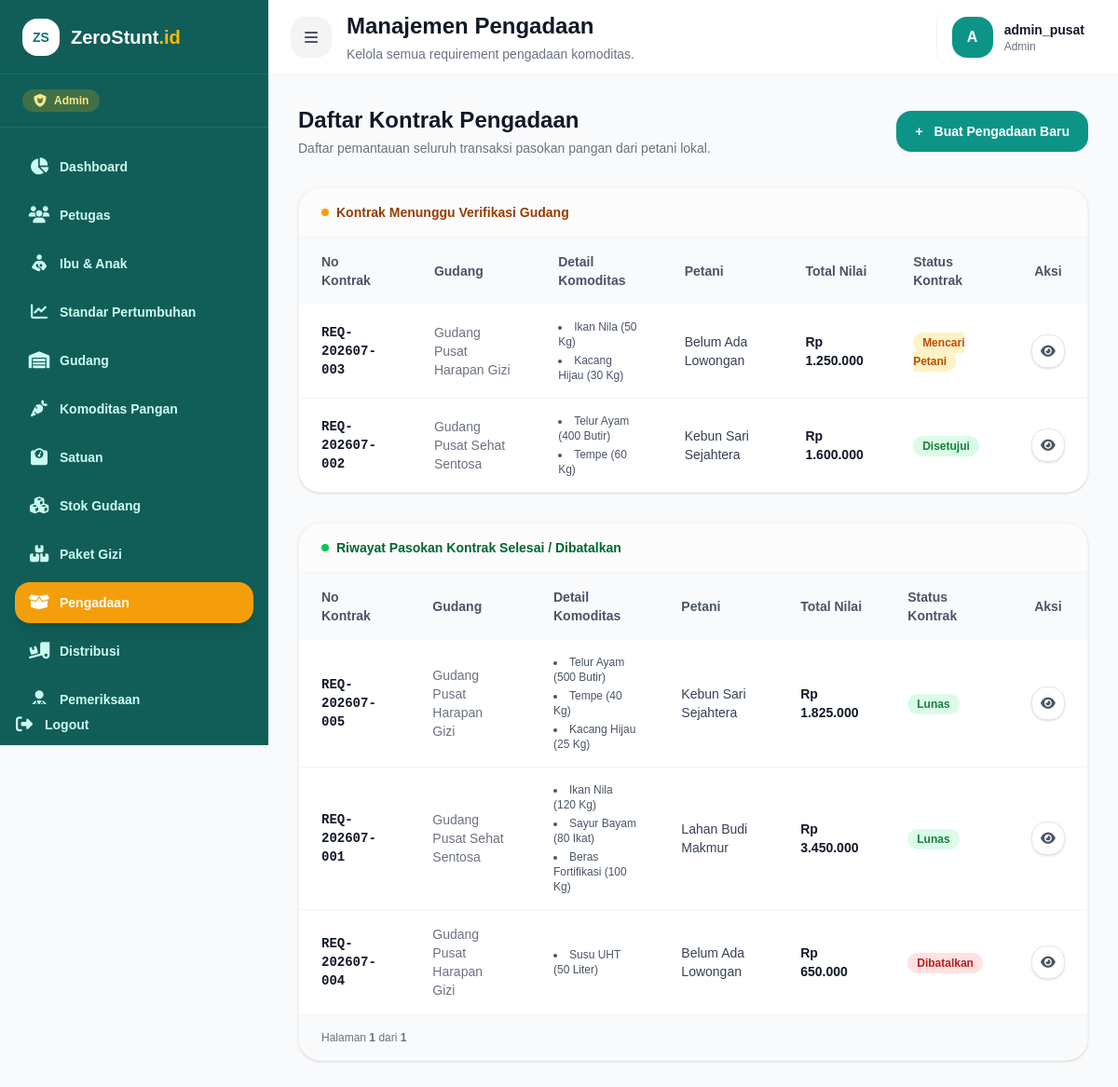
The page /transaksi/pengadaan (signed in) on the database as committed earlier.
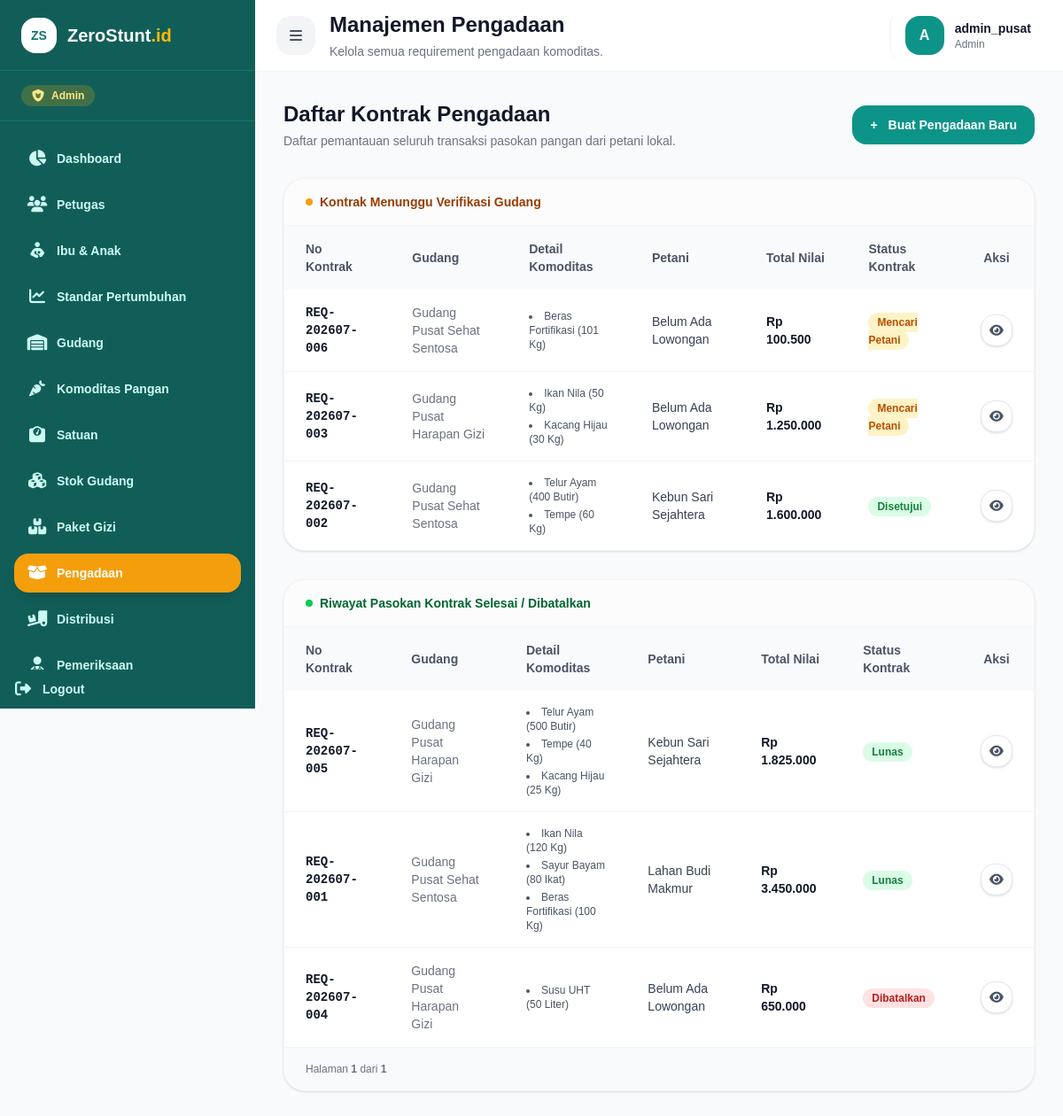
The same page on the database as committed later.
### tables this page shows
CREATE TABLE `t_pengadaan` (
  `id_pengadaan` int NOT NULL,
  `id_petani` int DEFAULT NULL,
  `id_gudang` int NOT NULL,
  `no_kontrak` varchar(30) NOT NULL,
  `tgl_pengadaan` date NOT NULL,
  `total_bayar` decimal(12,2) NOT NULL DEFAULT '0.00',
  `status_bayar` enum('Pending','Lunas') NOT NULL DEFAULT 'Pending',
  `status_kontrak` enum('Mencari Petani','Disetujui','Dibatalkan') NOT NULL DEFAULT 'Mencari Petani',
  `keterangan` text,
  `tgl_created` timestamp NULL DEFAULT CURRENT_TIMESTAMP,
  `tgl_updated` timestamp NULL DEFAULT CURRENT_TIMESTAMP ON UPDATE CURRENT_TIMESTAMP
);

CREATE TABLE `gudang` (
  `id_gudang` int NOT NULL,
  `nama_gudang` varchar(100) NOT NULL,
  `lokasi_gudang` text,
  `jenis_gudang` enum('Pusat','Posyandu') NOT NULL,
  `alamat_lengkap` text,
  `nama_pengelola` varchar(100) DEFAULT NULL,
  `tgl_created` timestamp NULL DEFAULT CURRENT_TIMESTAMP,
  `is_deleted` tinyint(1) NOT NULL DEFAULT '0'
);

CREATE TABLE `t_pengadaan_detail` (
  `id_pengadaan_detail` int NOT NULL,
  `id_pengadaan` int NOT NULL,
  `id_komoditas` int NOT NULL,
  `jumlah` decimal(10,2) NOT NULL,
  `harga_satuan` decimal(10,2) NOT NULL DEFAULT '0.00',
  `subtotal` decimal(12,2) GENERATED ALWAYS AS ((`jumlah` * `harga_satuan`)) STORED
);

CREATE TABLE `komoditas_pangan` (
  `id_komoditas` int NOT NULL,
  `nama_komoditas` varchar(100) NOT NULL,
  `kategori_gizi` varchar(50) DEFAULT NULL,
  `id_satuan` int NOT NULL,
  `deskripsi` text,
  `tgl_created` timestamp NULL DEFAULT CURRENT_TIMESTAMP,
  `is_deleted` tinyint(1) NOT NULL DEFAULT '0'
);

CREATE TABLE `satuan` (
  `id_satuan` int NOT NULL,
  `nama_satuan` varchar(50) NOT NULL,
  `singkat` varchar(10) NOT NULL,
  `tgl_created` timestamp NULL DEFAULT CURRENT_TIMESTAMP,
  `is_deleted` tinyint(1) NOT NULL DEFAULT '0'
);

CREATE TABLE `petani_lokal` (
  `id_petani` int NOT NULL,
  `id_user` int DEFAULT NULL,
  `nama_lahan` varchar(100) NOT NULL,
  `alamat_lahan` text,
  `luas_lahan` decimal(10,2) DEFAULT NULL,
  `satuan_luas` enum('m2','ha') NOT NULL DEFAULT 'ha',
  `jenis_usaha` varchar(100) DEFAULT NULL,
  `status_lahan` enum('Aktif','Nonaktif') NOT NULL DEFAULT 'Aktif',
  `no_rekening` varchar(30) DEFAULT NULL,
  `kapasitas_panen_bulan` decimal(10,2) DEFAULT NULL,
  `deskripsi_lahan` text,
  `tgl_created` timestamp NULL DEFAULT CURRENT_TIMESTAMP,
  `tgl_updated` timestamp NULL DEFAULT CURRENT_TIMESTAMP ON UPDATE CURRENT_TIMESTAMP,
  `deleted_at` datetime DEFAULT NULL
);

### controllers/TransaksiController.php (called while the page is built, shortened)
<?php
require_once '../models/Pengadaan.php';
class TransaksiController
{
    public function pengadaan()
    {
        $role = $_SESSION['role'] ?? '';
        $isAdmin = defined('ROLE_ADMIN') ? $role === ROLE_ADMIN : strtolower($role) === 'admin';
        $isPetani = defined('ROLE_PETANI') ? $role === ROLE_PETANI : strtolower($role) === 'petani';
        $pengadaanModel = new Pengadaan();
        $data = [];
        if ($isPetani) {
            $id_petani = $_SESSION['user_id'];
            $limit = 5;
            $searchAvail = trim($_GET['q_avail'] ?? '');
            $searchTaken = trim($_GET['q_taken'] ?? '');
            $totalAvailAwal = $pengadaanModel->countAvailable();
            $allAvailable = $totalAvailAwal > 0
                ? $pengadaanModel->getAvailablePaginated($totalAvailAwal, 0)
                : [];
            $allAvailable = array_map(function ($item) {
                $detailSearch = '';
                foreach (($item['details'] ?? []) as $det) {
                    $detailSearch .= ' ' . ($det['nama_komoditas'] ?? '');
                    $detailSearch .= ' ' . ($det['jumlah'] ?? '');
                    $detailSearch .= ' ' . ($det['satuan'] ?? '');
                }
                $item['detail_search'] = trim($detailSearch);
                $item['total_bayar_label'] = 'Rp ' . number_format($item['total_bayar'] ?? 0, 0, ',', '.');
                return $item;
            }, $allAvailable);
            $searchedAvailable = SearchHelper::searchArray($allAvailable, $searchAvail, [
                'no_kontrak',
                'nama_gudang',
                'detail_search',
                'total_bayar_label'
            ]);
            $paginationAvail = PaginationHelper::paginateArray($searchedAvailable, $limit, 'p_avail');
            $data['available'] = $paginationAvail['data'];
            $data['total_pages_avail'] = $paginationAvail['total_halaman'];
            $data['current_page_avail'] = $paginationAvail['halaman_aktif'];
            $data['total_data_avail'] = $paginationAvail['total_data'];
            $data['per_halaman_avail'] = $paginationAvail['per_halaman'];
            $data['search_avail'] = $searchAvail;
            $totalTakenAwal = $pengadaanModel->countByPetani($id_petani);
            $allTaken = $totalTakenAwal > 0
                ? $pengadaanModel->getByPetaniPaginated($id_petani, $totalTakenAwal, 0)
                : [];
            $allTaken = array_map(function ($item) {
                $detailSearch = '';
                foreach (($item['details'] ?? []) as $det) {
                    $detailSearch .= ' ' . ($det['nama_komoditas'] ?? '');
                    $detailSearch .= ' ' . ($det['jumlah'] ?? '');
                    $detailSearch .= ' ' . ($det['satuan'] ?? '');
                }
                $item['detail_search'] = trim($detailSearch);
                $item['total_bayar_label'] = 'Rp ' . number_format($item['total_bayar'] ?? 0, 0, ',', '.');
                return $item;
            }, $allTaken);
            $searchedTaken = SearchHelper::searchArray($allTaken, $searchTaken, [
                'no_kontrak',
                'detail_search',
                'total_bayar_label',
                'status_bayar'
            ]);
            $paginationTaken = PaginationHelper::paginateArray($searchedTaken, $limit, 'p_taken');
            $data['taken'] = $paginationTaken['data'];
            $data['total_pages_taken'] = $paginationTaken['total_halaman'];
            $data['current_page_taken'] = $paginationTaken['halaman_aktif'];
            $data['total_data_taken'] = $paginationTaken['total_data'];
            $data['per_halaman_taken'] = $paginationTaken['per_halaman'];
            $data['search_taken'] = $searchTaken;
        } elseif ($isAdmin) {
            $totalDataAwal = $pengadaanModel->countAll();
            if ($totalDataAwal > 0) {
                $allPengadaan = $pengadaanModel->getPaginated($totalDataAwal, 0);
            } else {
                $allPengadaan = [];
            }
        }
        require '../views/transaksi/pengadaan/pengadaan.php';
    }
}

### models/Pengadaan.php (called while the page is built, shortened)
<?php
class Pengadaan
{
    protected $db;
    public function __construct()
    {
        global $koneksi;
        $this->db = $koneksi;
    }
    public function getDetails($id_pengadaan): array
    {
        $stmt = mysqli_prepare($this->db, "
            SELECT pd.*, k.nama_komoditas, s.singkat as satuan
            FROM t_pengadaan_detail pd
            JOIN komoditas_pangan k ON pd.id_komoditas = k.id_komoditas
            JOIN satuan s ON k.id_satuan = s.id_satuan
            WHERE pd.id_pengadaan = ?
        ");
        mysqli_stmt_bind_param($stmt, 'i', $id_pengadaan);
        mysqli_stmt_execute($stmt);
        $result = mysqli_stmt_get_result($stmt);
        $details = mysqli_fetch_all($result, MYSQLI_ASSOC);
        return $details;
    }
    public function countAll(): int
    {
        $query = "SELECT COUNT(*) as total FROM t_pengadaan";
        $result = mysqli_query($this->db, $query);
        $row = mysqli_fetch_assoc($result);
        return (int) ($row['total'] ?? 0);
    }
    public function getPaginated($limit, $offset): array
    {
        $stmt = mysqli_prepare($this->db, "
            SELECT p.*, g.nama_gudang, pl.nama_lahan as nama_petani
            FROM t_pengadaan p
            JOIN gudang g ON p.id_gudang = g.id_gudang
            LEFT JOIN petani_lokal pl ON p.id_petani = pl.id_petani
            ORDER BY p.id_pengadaan DESC
            LIMIT ? OFFSET ?
        ");
        mysqli_stmt_bind_param($stmt, 'ii', $limit, $offset);
        mysqli_stmt_execute($stmt);
        $result = mysqli_stmt_get_result($stmt);
        $data = [];
        while ($row = mysqli_fetch_assoc($result)) {
            $row['details'] = $this->getDetails($row['id_pengadaan']);
            $data[] = $row;
        }
        return $data;
    }
}

### views/transaksi/pengadaan/pengadaan.php (the view, shortened to what the rows shown need)
<?php
$data = $data ?? [];
$role = $_SESSION['role'] ?? '';
$isAdmin = defined('ROLE_ADMIN') ? $role === ROLE_ADMIN : strtolower($role) === 'admin';
$all_pengadaan = $data['all_pengadaan'] ?? [];
$kontrak_pending = [];
$kontrak_lunas = [];
foreach ($all_pengadaan as $p) {
    $statusBayar = $p['status_bayar'] ?? '';
    $statusKontrak = $p['status_kontrak'] ?? '';
    if ($statusKontrak === 'Dibatalkan' || $statusBayar === 'Lunas') {
        $kontrak_lunas[] = $p;
    } else {
        $kontrak_pending[] = $p;
    }
}
usort($kontrak_lunas, function ($a, $b) {
    $aDibatalkan = ($a['status_kontrak'] ?? '') === 'Dibatalkan';
    $bDibatalkan = ($b['status_kontrak'] ?? '') === 'Dibatalkan';
    if ($aDibatalkan !== $bDibatalkan) {
        return $aDibatalkan <=> $bDibatalkan;
    }
    return ((int) ($b['id_pengadaan'] ?? 0)) <=> ((int) ($a['id_pengadaan'] ?? 0));
});
$renderAdminPengadaanTable = function ($daftar_kontrak) use ($data, $kontrak_lunas) {
?>
    <div class="overflow-x-auto">
        <table class="w-full text-sm">
            <thead class="bg-gray-50">
                <tr>
                    <th class="px-6 py-4 text-left font-bold text-gray-600">No Kontrak</th>
                    <th class="px-6 py-4 text-left font-bold text-gray-600">Gudang</th>
                    <th class="px-6 py-4 text-left font-bold text-gray-600">Detail Komoditas</th>
                    <th class="px-6 py-4 text-left font-bold text-gray-600">Petani</th>
                    <th class="px-6 py-4 text-left font-bold text-gray-600">Total Nilai</th>
                    <th class="px-6 py-4 text-left font-bold text-gray-600">Status Kontrak</th>
                    <th class="px-6 py-4 text-center font-bold text-gray-600">Aksi</th>
                </tr>
            </thead>
            <tbody class="divide-y divide-gray-100">
                <?php foreach ($daftar_kontrak as $p): ?>
                    <tr class="hover:bg-gray-50">
                        <td class="px-6 py-4 font-mono font-bold text-gray-900">
                            <?= htmlspecialchars($p['no_kontrak'] ?? '') ?>
                        </td>
                        <td class="px-6 py-4 text-gray-500">
                            <?= htmlspecialchars($p['nama_gudang'] ?? '') ?>
                        </td>
                        <td class="px-6 py-4">
                            <ul class="list-disc list-inside text-xs text-gray-600 space-y-1">
                                <?php
                                $hitungTotalNilaiAdmin = 0;
                                foreach (($p['details'] ?? []) as $det):
                                    $qty = (float) ($det['jumlah'] ?? 0);
                                    $harga = (float) ($det['harga_satuan'] ?? 0);
                                    $hitungTotalNilaiAdmin += ($qty * $harga);
                                ?>
                                    <li>
                                        <?= htmlspecialchars($det['nama_komoditas'] ?? '') ?>
                                        (<?= number_format($qty, 0, ',', '.') ?> <?= htmlspecialchars($det['satuan'] ?? 'Kg') ?>)
                                    </li>
                                <?php endforeach; ?>
                            </ul>
                        </td>
                        <td class="px-6 py-4 text-gray-700">
                            <?= htmlspecialchars($p['nama_petani_label'] ?? $p['nama_petani'] ?? 'Belum Ada (Lowongan)') ?>
                        </td>
                        <td class="px-6 py-4 font-bold text-gray-900">
                            Rp <?= number_format($hitungTotalNilaiAdmin, 0, ',', '.') ?>
                        </td>
                        <td class="px-6 py-4">
                            <?php
                            $statusBayar = $p['status_bayar'] ?? '';
                            $statusKontrak = $p['status_kontrak'] ?? '';
                            ?>
                            <?php if ($statusKontrak === 'Dibatalkan'): ?>
                                <span class="px-2.5 py-1 text-xs font-bold rounded-full bg-red-100 text-red-700">
                                    Dibatalkan
                                </span>
                            <?php elseif ($statusBayar === 'Lunas'): ?>
                                <span class="px-2.5 py-1 text-xs font-bold rounded-full bg-green-100 text-green-700">
                                    Lunas
                                </span>
                            <?php else: ?>
                                <span class="px-2.5 py-1 text-xs font-bold rounded-full <?= $statusKontrak === 'Disetujui' ? 'bg-green-100 text-green-700' : 'bg-amber-100 text-amber-700' ?>">
                                    <?= htmlspecialchars($statusKontrak ?: '-'); ?>
                                </span>
                            <?php endif; ?>
                        </td>
                        <td class="px-6 py-4 text-center">
                            <a href="/transaksi/pengadaan/detail?id=<?= $p['id_pengadaan'] ?>" class="inline-flex h-9 w-9 items-center justify-center rounded-xl border border-gray-200 bg-white text-gray-600 transition hover:bg-teal-50 hover:text-teal-600 hover:border-teal-200 shadow-sm" title="Lihat Detail">
                                <i class="fa-solid fa-eye text-sm"></i>
                            </a>
                        </td>
                    </tr>
                <?php endforeach; ?>
            </tbody>
        </table>
    </div>
<?php
};
?>
<div class="space-y-8">
    <?php if ($isAdmin): ?>
        <div class="flex flex-col gap-4 sm:flex-row sm:items-center sm:justify-between">
            <div>
                <h2 class="text-2xl font-extrabold text-gray-900">Daftar Kontrak Pengadaan</h2>
            </div>
        </div>
        <div class="overflow-hidden rounded-3xl border border-gray-100 bg-white shadow-sm">
            <?php $renderAdminPengadaanTable($kontrak_pending); ?>
        </div>
        <div class="overflow-hidden rounded-3xl border border-gray-100 bg-white shadow-sm mt-8">
            <?php $renderAdminPengadaanTable($kontrak_lunas); ?>
        </div>
    <?php endif; ?>
</div>
<?php
require '../views/layouts/dashboard.php';
?>

Rows that differ between the two databases and show on the page:
added t_pengadaan: no_kontrak "REQ-202607-006", id_gudang.nama_gudang "Gudang Pusat Sehat Sentosa", nama_petani_label "Belum Ada Lowongan", hitungTotalNilaiAdmin "100.500", status_kontrak "Mencari Petani"
added t_pengadaan_detail: id_komoditas.nama_komoditas "Beras Fortifikasi", jumlah "101", satuan.singkat "Kg", shown under "REQ-202607-006"
